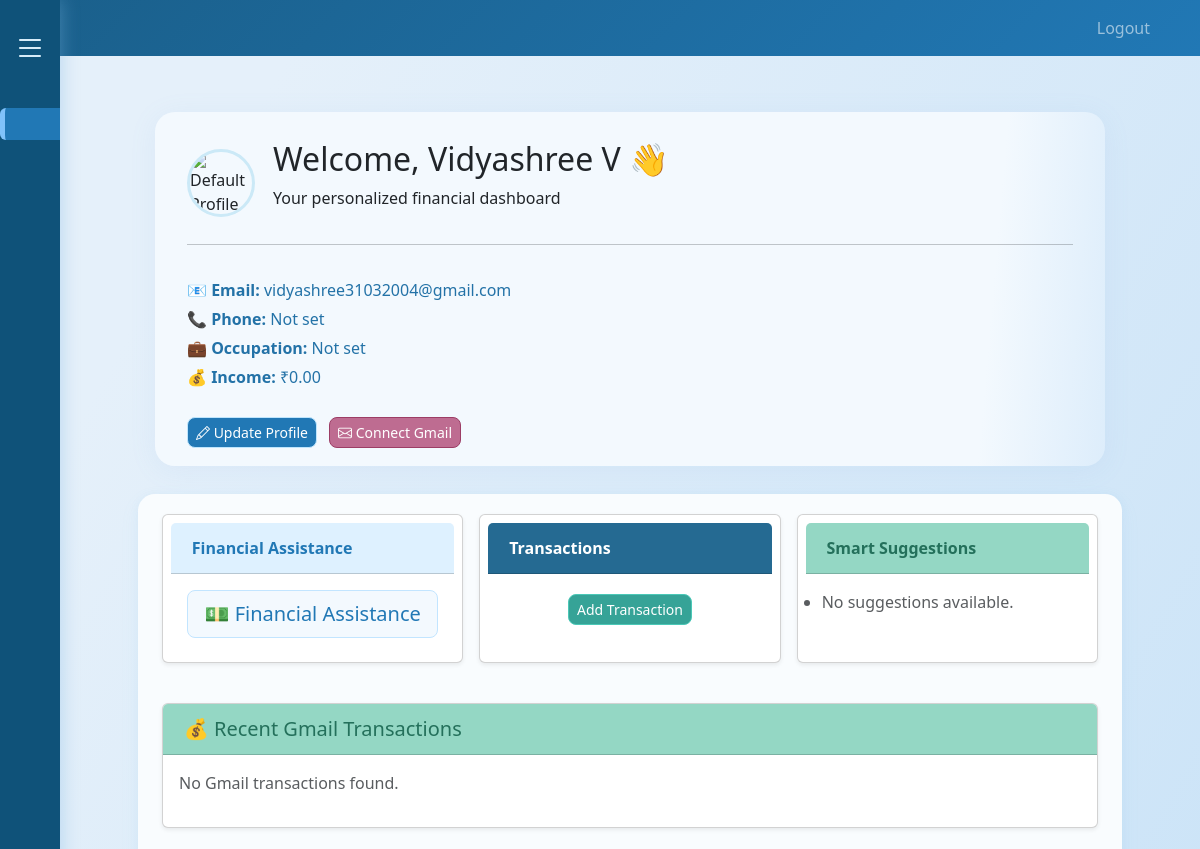
Page /assistance/dashboard/ (signed in, upper part) on the earlier database version.
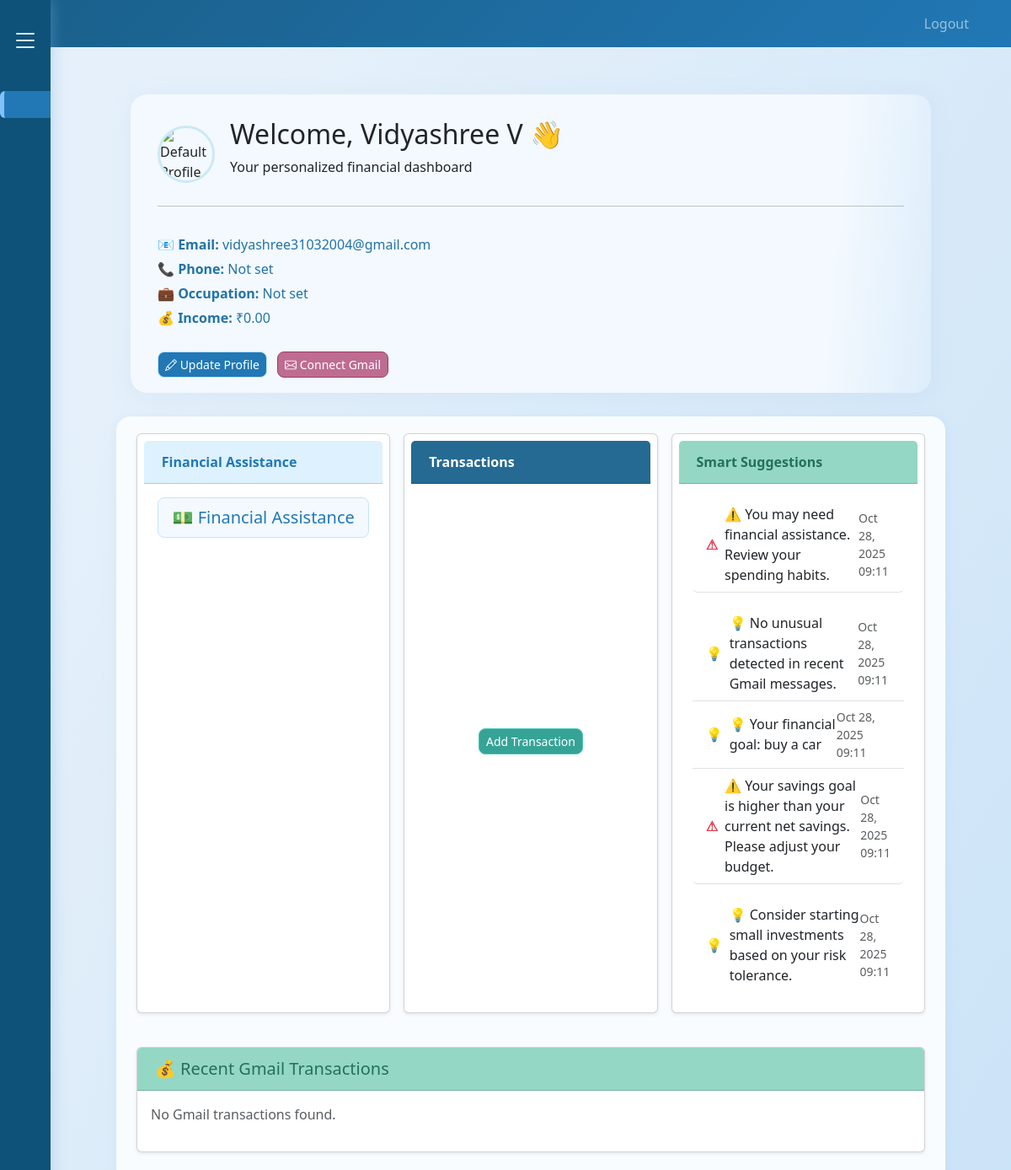
Same page on the later database version.
### assistance/models.py (models this page shows, shortened)
class SmartSuggestion(models.Model):
    user = models.ForeignKey(
        User,
        on_delete=models.CASCADE,
        related_name="smart_suggestions"
    )
    suggestion = models.TextField()
    created_at = models.DateTimeField(auto_now_add=True)
    is_alert = models.BooleanField(default=False)  # ⚠️ Flag for risky suggestions
    class Meta:
        ordering = ["-created_at"]  # latest first

### assistance/views.py (the view, shortened to what this page needs)
# urls.py: path('dashboard/', views.dashboard, name='dashboard'),
@login_required
def dashboard(request):
    user = request.user
    gmail_connected = is_gmail_connected(user)
    profile_data = {}
    try:
        user_profile = UserProfile.objects.get(user=user)
        profile_data = {
            "income": getattr(user_profile, "income", 0),
            "occupation": getattr(user_profile, "occupation", ""),
            "phone": getattr(user_profile, "phone", ""),
        }
    except UserProfile.DoesNotExist:
        messages.warning(request, "⚠️ Please complete your profile to get better suggestions.")
    suggestions = SmartSuggestion.objects.filter(user=user).order_by("-created_at")[:5]
    transactions = []
    return render(request, "users/dashboard.html", {
        "profile": profile_data,
        "suggestions": suggestions,
        "gmail_connected": gmail_connected,
        "transactions": transactions,
    })

### assistance/utils.py (called while the page is built)
def is_gmail_connected(user):
    try:
        cred_obj = GmailCredential.objects.get(user=user)
        creds = Credentials.from_authorized_user_info(eval(cred_obj.token), SCOPES)
        service = build('gmail', 'v1', credentials=creds)
        service.users().labels().list(userId='me').execute()  # test API call
        return True
    except GmailCredential.DoesNotExist:
        return False
    except Exception as e:
        print("Gmail not connected:", e)
        return False

### users/templates/users/dashboard.html (shortened to what the changed rows need)
{% extends "base.html" %}
{% load static %}
{% block content %}
<link rel="stylesheet" href="https://cdn.jsdelivr.net/npm/bootstrap-icons@1.11.1/font/bootstrap-icons.css">
<div class="main-content">
  <div class="dashboard-header-card">
    <div class="profile-card">
      <div class="profile-header">
        <div>
          <h2>Welcome, {{ user.get_full_name|default:user.username }} 👋</h2>
        </div>
      </div>
    </div>
  </div>
  <div class="dashboard-card">
    <div class="row gx-3">
      <div class="col-md-4 mb-3">
        <div class="card h-100 p-2 shadow-sm">
          <div class="card-body">
            <ul id="suggestions" class="list-group list-group-flush">
              {% if suggestions %}
                {% for s in suggestions %}
                  <li class="list-group-item d-flex align-items-center {% if s.is_alert %}alert{% endif %}">
                    {% if s.suggestion %}
                      {% if s.is_alert %}
                        <span class="me-2 text-danger fw-bold">⚠</span>
                      {% else %}
                        <span class="me-2 text-success">💡</span>
                      {% endif %}
                      <span>{{ s.suggestion }}</span>
                      <small class="text-muted ms-auto">{{ s.created_at|date:"M d, Y H:i" }}</small>
                    {% else %}
                      <span class="me-2 text-success">💡</span>
                      <span>{{ s }}</span>
                    {% endif %}
                  </li>
                {% endfor %}
              {% else %}
                <li class="text-muted">No suggestions available.</li>
              {% endif %}
            </ul>
          </div>
        </div>
      </div>
    </div>
  </div>
</div>
{% endblock %}

Differences in the rows shown:
added SmartSuggestion: suggestion "⚠️ You may need financial assistance. Review your spending habits.", created_at "Oct 28, 2025 09:11"
added SmartSuggestion: suggestion "💡 No unusual transactions detected in recent Gmail messages.", created_at "Oct 28, 2025 09:11"
added SmartSuggestion: suggestion "💡 Your financial goal: buy a car", created_at "Oct 28, 2025 09:11"
added SmartSuggestion: suggestion "⚠️ Your savings goal is higher than your current net savings. Please adjust your budget.", created_at "Oct 28, 2025 09:11"
added SmartSuggestion: suggestion "💡 Consider starting small investments based on your risk tolerance.", created_at "Oct 28, 2025 09:11"
Other differences:
text no longer shown: "No suggestions available."
